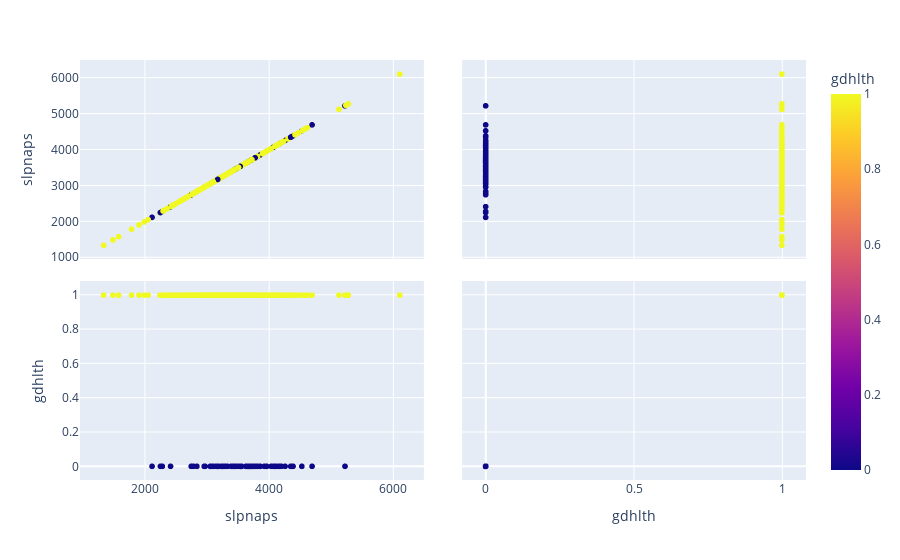

This figure's notebook cell:
### Code cell
fig = px.scatter_matrix(df, dimensions = ["slpnaps", "gdhlth"], color = "gdhlth")
fig.show()

### Figure 1 — Plotly figure (JSON) as saved in the notebook; plotly's stock layout.template omitted (floating-point values rounded to 4 significant figures; data arrays with more than 128 entries replaced by an {"elided": "..."} marker saying what was removed)
{"data": [{"dimensions": [{"axis": {"matches": true}, "label": "slpnaps", "values": {"elided": "706 int values"}}, {"axis": {"matches": true}, "label": "gdhlth", "values": {"elided": "706 int values"}}], "hovertemplate": "%{xaxis.title.text}=%{x}<br>%{yaxis.title.text}=%{y}<br>gdhlth=%{marker.color}<extra></extra>", "legendgroup": "", "marker": {"color": {"elided": "706 int values"}, "coloraxis": "coloraxis", "symbol": "circle"}, "name": "", "showlegend": false, "type": "splom"}], "layout": {"autosize": true, "coloraxis": {"colorbar": {"title": {"text": "gdhlth"}}, "colorscale": [[0, "#0d0887"], [0.1111, "#46039f"], [0.2222, "#7201a8"], [0.3333, "#9c179e"], [0.4444, "#bd3786"], [0.5556, "#d8576b"], [0.6667, "#ed7953"], [0.7778, "#fb9f3a"], [0.8889, "#fdca26"], [1, "#f0f921"]]}, "dragmode": "select", "legend": {"tracegroupgap": 0}, "margin": {"t": 60}, "xaxis": {"autorange": true, "range": [839.2, 6606.0], "type": "linear"}, "xaxis2": {"autorange": true, "range": [-0.1038, 1.104], "type": "linear"}, "yaxis": {"autorange": true, "range": [839.2, 6606.0], "type": "linear"}, "yaxis2": {"autorange": true, "range": [-0.1038, 1.104], "type": "linear"}}}
